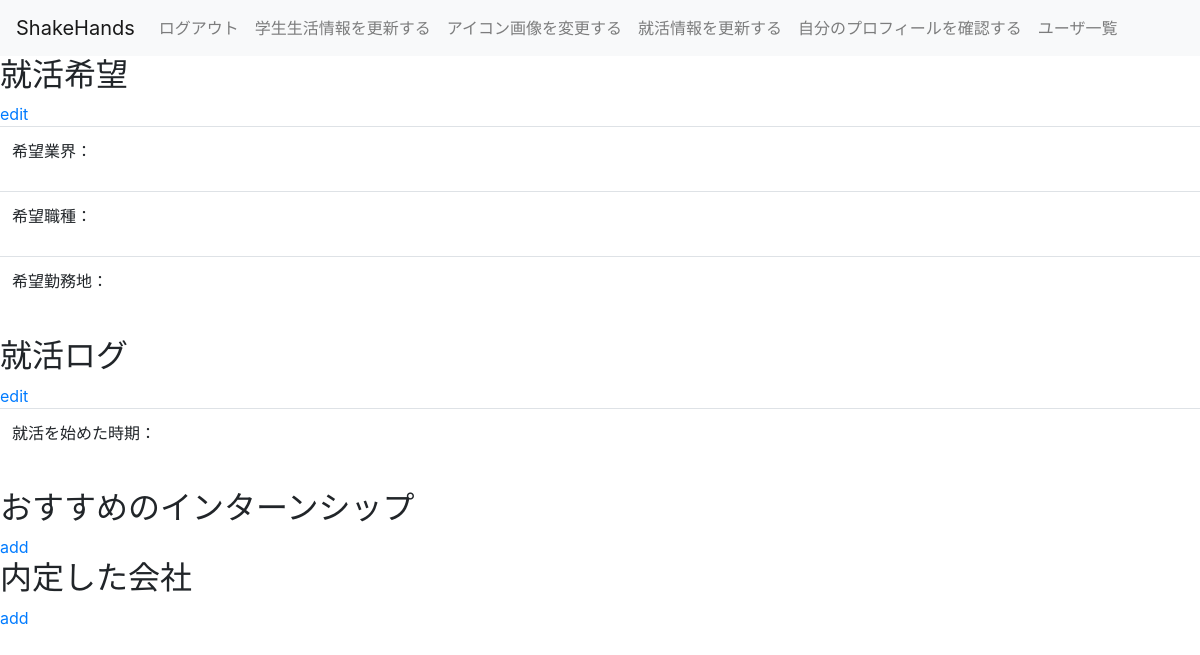
Before: /setting/jobhunting/ (signed in) with the older database file.
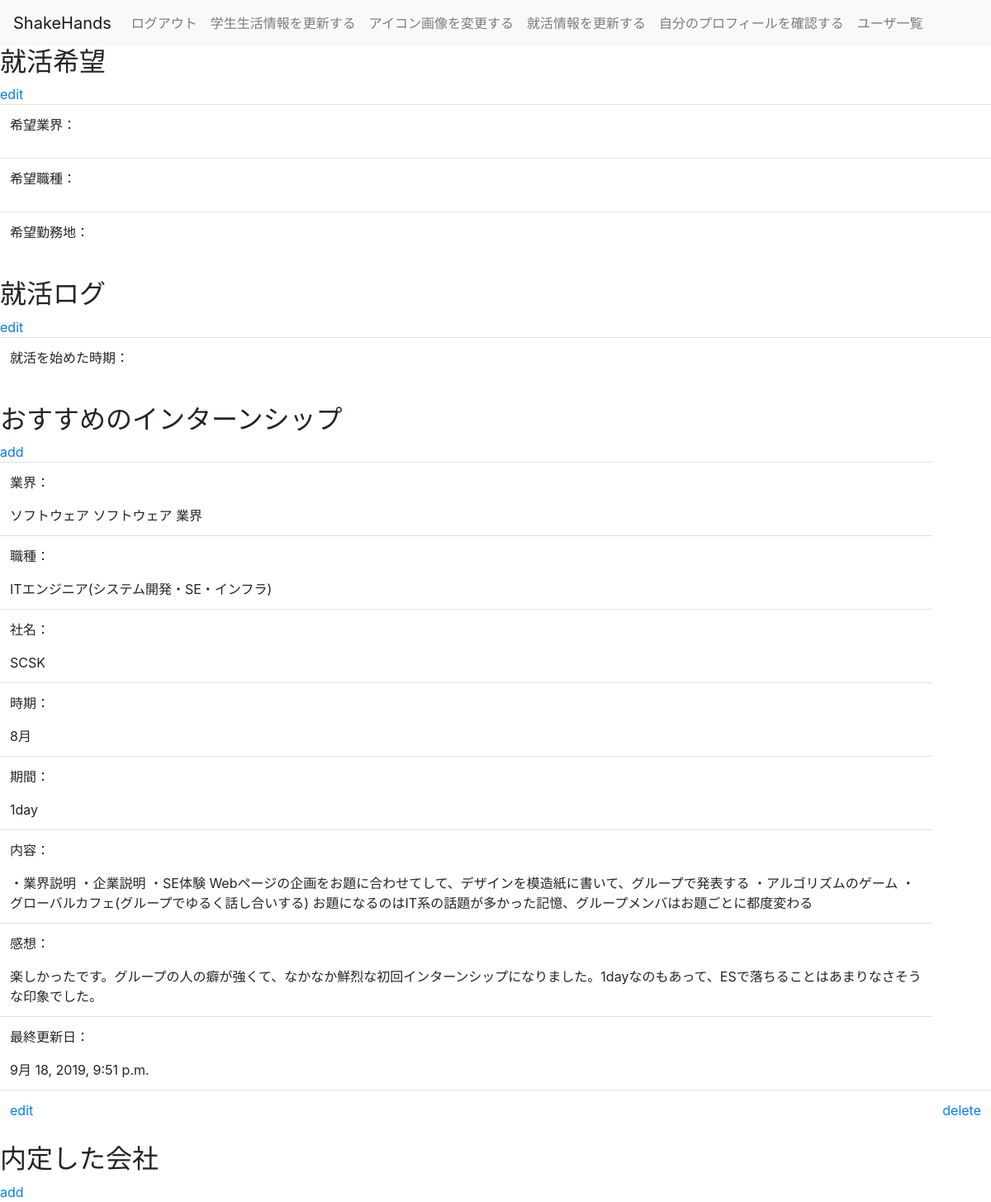
After: the same page with the newer database file.
### mypage/models.py (models this page shows)
class internshipRecommendation(models.Model):
    id = models.UUIDField(primary_key=True, default=uuid.uuid4, editable=False)
    user = models.ForeignKey(User, on_delete=models.CASCADE)
    industry = models.ForeignKey(industry, verbose_name='業界', on_delete=models.CASCADE, blank=True, null=True)
    occupation = models.ForeignKey(occupation, verbose_name='職種', on_delete=models.CASCADE, blank=True, null=True)
    company_name = models.CharField("社名", max_length=50)
    season = models.CharField("時期", max_length=50)
    period = models.CharField("期間", max_length=50)
    overView = models.TextField("内容", max_length=500)
    implessions = models.TextField("感想", max_length=300,blank=True, null=True)
    post_date = models.DateTimeField("最終更新日", auto_now= True)

class industry(models.Model):
    auto_increment_id = models.AutoField(primary_key=True)
    industry_classification = models.CharField("業界分類",max_length=50)
    industry = models.CharField("業界",max_length=50,blank=True)
    def __str__(self):
        if(len(self.industry)==0):
            return str(self.industry_classification+" 業界")
        return str(self.industry_classification+" "+self.industry+" 業界")

class occupation(models.Model):
    auto_increment_id = models.AutoField(primary_key=True)
    occupation = models.CharField("職種", max_length=50)
    def __str__(self):
        return self.occupation

### mypage/views.py (the view)
# urls.py: path('setting/jobhunting/',views.setting_jobHuntingInfo.as_view(), name='jobhunting_setting'),
class setting_jobHuntingInfo(LoginRequiredMixin, generic.TemplateView):
    template_name='mypage/UserSetting/JobHuntingInfo.html'
    def get_context_data(self, **kwargs):
        context =super().get_context_data(**kwargs)
        login_user=self.request.user
        try:
            req = jobHunting_requestment.objects.get(user=login_user)
        except :#jobHunting_requestment.models.DoesNotExist:
            req = None
        try:
            start = jobHunting_startTime.objects.get(user=login_user)
        except :#jobHunting_startTime.DoesNotExist:
            start = None
        try:
            internshipRec = internshipRecommendation.objects.filter(user=login_user)
        except internshipRecommendation.DoesNotExist:
            internshipRec = None
        try:
            prospectiveEmp = prospectiveEmployer.objects.filter(user=login_user)
        except prospectiveEmployer.DoesNotExist:
            prospectiveEmp = None
        context.update({
            'jobReqestment':req,
            'jobHunting_StartTime':start,
            'internshipRec':internshipRec,
            'prospectiveEmployer':prospectiveEmp,
        })
        return context

### mypage/templates/mypage/UserSetting/JobHuntingInfo.html (shortened to what this page needs)
{% extends "mypage/base.html" %}
{% block content %}
<h2>就活希望</h2>
<a href="{% url 'mypage:jobhunting_requestment' %}">edit</a>
<table class="table">
  <tr>
    <td>
      <p>希望業界：</p>
    </td>
  </tr>
  <tr>
    <td>
      <p>希望職種：</p>
    </td>
  </tr>
  <tr>
    <td>
      <p>希望勤務地：</p>
    </td>
  </tr>
</table>
<h2>就活ログ</h2>
<a href="{% url 'mypage:jobhunting_startTime' %}">edit</a>
<table class="table">
  <tr>
    <td>
      <p>就活を始めた時期：</p>
    </td>
  </tr>
</table>
<h2>おすすめのインターンシップ</h2>
<a href="{% url 'mypage:jobhunting_internRec_create' %}">add</a>
{% for field in internshipRec %}
<table class="table">
  <tr>
    <td>
      <p>業界：</p>
      {{ field.industry }}
    </td>
  </tr>
  <tr>
    <td>
      <p>職種：</p>
      {{ field.occupation }}
    </td>
  </tr>
  <tr>
    <td>
      <p>社名：</p>
      {{ field.company_name }}
    </td>
  </tr>
  <tr>
    <td>
      <p>時期：</p>
      {{ field.season }}
    </td>
  </tr>
  <tr>
    <td>
      <p>期間：</p>
      {{ field.period }}
    </td>
  </tr>
  <tr>
    <td>
      <p>内容：</p>
      {{ field.overView }}
    </td>
  </tr>
  <tr>
    <td>
      <p>感想：</p>
      {{ field.implessions }}
    </td>
  </tr>
  <tr>
    <td>
      <p>最終更新日：</p>
      {{ field.post_date }}
    </td>
  </tr>
  <tr>
    <td>
        <a href="{% url 'mypage:jobhunting_internRec_update' id=field.id %}">edit</a>
    </td>
    <td>
        <a href="{% url 'mypage:jobhunting_internRec_delete' id=field.id %}">delete</a>
    </td>
  </tr>
</table>
{% endfor %}
<h2>内定した会社</h2>
<a href="{% url 'mypage:jobhunting_prospectiveEmployer_create' %}">add</a>
{% endblock %}

Changed rows visible on the page:
added internshipRecommendation: industry "ソフトウェア ソフトウェア 業界", occupation "ITエンジニア(システム開発・SE・インフラ)", company_name "SCSK", season "8月", period "1day", overView "・業界説明 ・企業説明 ・SE体験 Webページの企画をお題に合わせてして、デザインを模造紙に書いて、グループで発表する ・アルゴリズムのゲーム ・グローバルカフェ(グループでゆるく話し合いする) お題になるのはIT系の話題が多かった記憶、グループメンバはお題ごとに都度変わる", implessions "楽しかったです。グループの人の癖が強くて、なかなか鮮烈な初回インターンシップになりました。1dayなのもあって、ESで落ちることはあまりなさそうな印象でした。", post_date "9月 18, 2019, 9:51 p.m."
